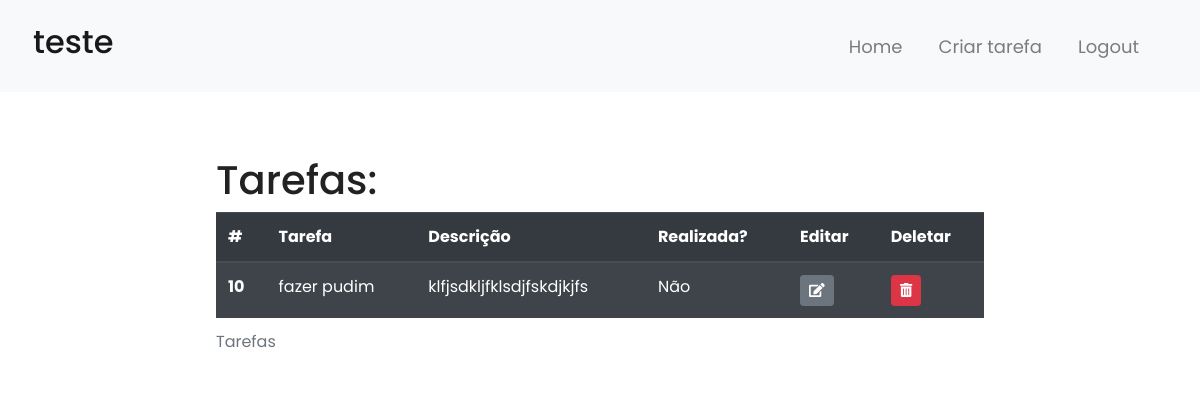
The page /tarefas/ (signed in) on the database its author committed.
### tarefas/models.py (models this page shows, shortened)
class ListaTarefas(models.Model):
    nome = models.CharField(max_length=64)
    usuario = models.ForeignKey(User, on_delete=models.CASCADE, related_name="usuario_lista", null=True)
    descricao = models.TextField(max_length=300)
    realizada = models.BooleanField(null=True, verbose_name="Realizada?")

### tarefas/views.py (the view)
# urls.py: 2. Add a URL to urlpatterns:  path('', views.home, name='home')
@login_required
def home(request):
    lista = ListaTarefas.objects.filter(usuario=request.user)
    return render(request, "tarefas/home.html", {
        "lista": lista,
    })

### tarefas/templates/tarefas/home.html
{% extends 'layout.html' %}
{% load static %}
{% block body %}
<div class="container-fluid col-sm-12 col-lg-8 my-5 mx-auto form-wrap">
{% if lista %}
<div class="table-responsive">
    <h1>Tarefas:</h1>
    <table class="table table-striped table-dark">
        <caption>Tarefas</caption>
        <thead class="thead-dark">
            <tr>
                <th scope="col">#</th>
                <th scope="col">Tarefa</th>
                <th scope="col">Descrição</th>
                <th scope="col">Realizada?</th>
                <th scope="col">Editar</th>
                <th scope="col">Deletar</th>
            </tr>
            <tbody>
                {% for item in lista %}
                <tr>
                    <th scope="row">{{item.id}}</th>
                    <td>{{item.nome}}</td>
                    <td>{{item.descricao}}</td>
                    <td>{% if item.realizada %} Sim {% else %} Não {% endif %}</td>
                    <td><a href="{% url 'tarefas:editar' id_item=item.id %}" class="btn btn-secondary btn-sm "><i class="fas fa-edit"></i></a></td>
                    <td>
                        <form action="{% url 'tarefas:deletar_tarefa' id_item=item.id %}" method="POST">{% csrf_token %}
                            <button type="submit" class="btn btn-danger btn-sm"><i class="fas fa-trash-alt"></i></button>
                        </form>
                    </td>
                </tr>
                {% endfor %}
            </tbody>
        </thead>
    </table>
</div>
{% else %}
<div class="text-center">
    <h1>Parabéns!</h1>
    <h2>Não há nenhuma tarefa cadastrada</h2>
    <img src="{% static 'img/gif/homer.gif' %}" alt="gif of homer simpson" class="gif">
</div>
{% endif %}
</div>
{% endblock %}

### assets/templates/layout.html (shortened to what this page needs)
{% load static %}
<!DOCTYPE html>
<html lang="pt-br">
<head>
	<link rel="stylesheet" href="https://cdn.jsdelivr.net/npm/bootstrap@4.5.3/dist/css/bootstrap.min.css">
	<link rel="stylesheet" href="{% static 'css/style.css' %}">
</head>
<body>
    <header>
    	<nav class="navbar navbar-expand-md navbar-light bg-light sticky-top">
        <div class="container-fluid">
        	<a href="{% url 'usuario:index' %}" class="navbar-brand">
				{% if not user.is_authenticated %}<h2>Início</h2> {% else %}<h2>{{user.username}}</h2> {% endif %}</a>
          	<div class="collapse navbar-collapse" id="navbarResponsive">
            <ul class="navbar-nav ml-auto">
				{% if not user.is_authenticated %}
				<li class="nav-item"><a class="nav-link" href="#">Sobre nós</a></li>
				<li class="nav-item"><a class="nav-link" href="#">Contato</a></li>
				<li class="nav-item"><a class="nav-link" href="{% url 'usuario:cadastrar_usuario' %}">Cadastre-se!</a></li>
				<li class="nav-item"><a class="nav-link" href="{% url 'usuario:login_user' %}">Login</a></li>
				{% else %}
				<li class="nav-item"><a class="nav-link" href="{% url 'tarefas:home' %}">Home</a></li>
				<li class="nav-item"><a class="nav-link" href="{% url 'tarefas:adicionar' %}">Criar tarefa</a></li>
				<li class="nav-item"><a class="nav-link" href="{% url 'usuario:logout_user' %}">Logout</a></li>
				{% endif %}
			</ul>
            </div>
        </div>
        </nav>
	</header>
	<main>
    {% block body %}
	{% endblock %}
	</main>
</body>
</html>

### assets/static/css/style.css (style rules this page uses)
html, body { height: 100%; width: 100%; font-family: 'Poppins', sans-serif; color: #222; }
.navbar { padding: 1.5%; }
.navbar-nav li { padding-right: 20px; }
.nav-link { font-size: 18px; }
.form-wrap { padding: 15px; margin: 50px 25px; }
@media (min-width: 992px) { .form-wrap { margin: 50px 200px; } }
[class*="col-"] { padding: 1rem; }

### rows shown on the page
ListaTarefas: id "10", nome "fazer pudim", descricao "klfjsdkljfklsdjfskdjkjfs", realizada "Não"

### other values the page prints
{{ user.username }} "teste"
